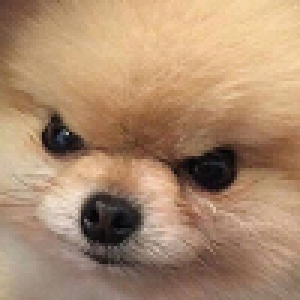
#> input picture 資料分析與實務作業/0407/dog.jpg, 100 x 100 px (shown 3 times larger)
$ python 5.py
#> lines starting #> are read from the running program, lines starting #| are printed output that depends on the picture
from PIL import Image

pict = Image.open('dog.jpg')
#> pict is the input picture: PIL image 100x100 RGBA; mean R, G, B, A 171.9, 139.3, 110.4, 255
newPict = Image.new('RGB',(800+100, 400+100),'Yellow')
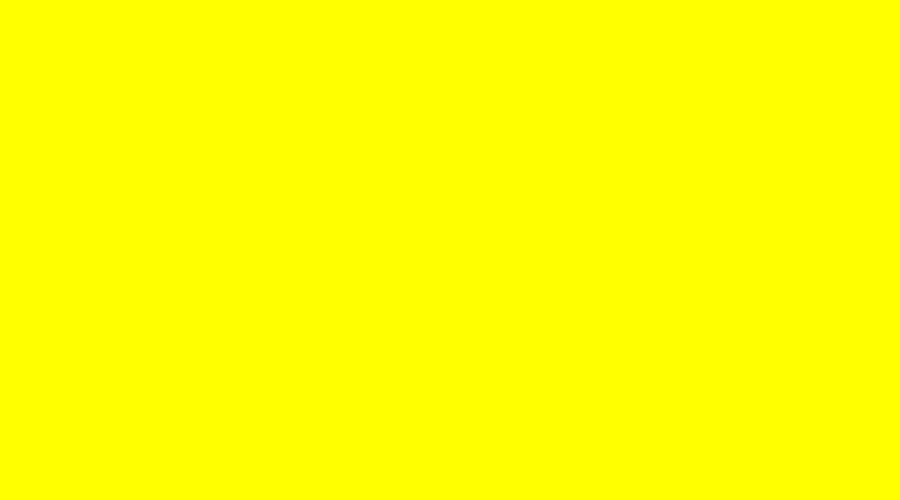
#> newPict: PIL image 900x500 RGB; mean R, G, B 255, 255, 0
for x in range(0, 8):
    for y in range(0, 4):
        newPict.paste(pict, (50+100*x, 50+100*y))
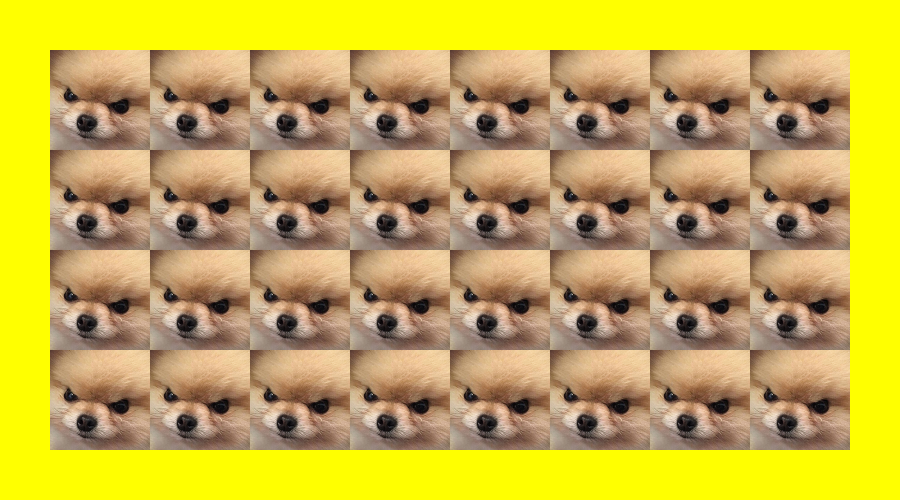
#> newPict: PIL image 900x500 RGB; mean R, G, B 195.9, 172.7, 78.5
newPict.save('5xxx.jpg')

$ run again, with 資料分析與實務作業/0407/路思義.jpg copied over 資料分析與實務作業/0407/dog.jpg
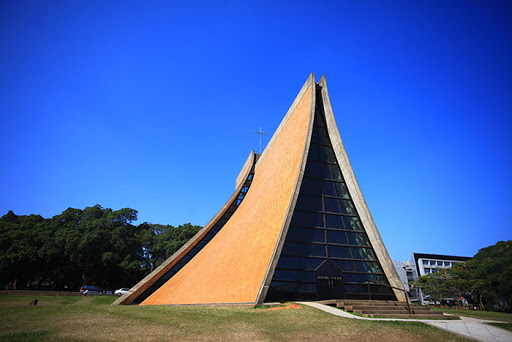
#> input picture 資料分析與實務作業/0407/路思義.jpg, 512 x 342 px
#> pict is the input picture: PIL image 512x342 RGB; mean R, G, B 66.3, 98.1, 169.5
#> after the loop `for x in range(0, 8):`:
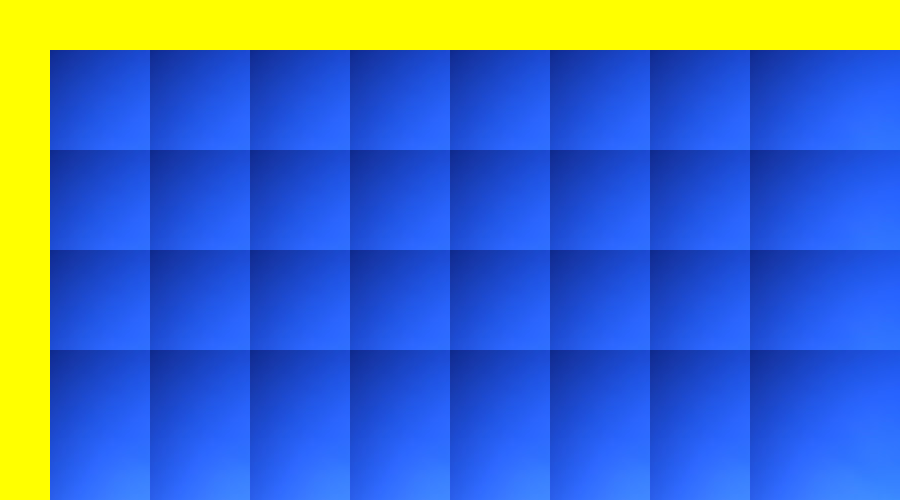
#> newPict: PIL image 900x500 RGB; mean R, G, B 66.9, 109.4, 187.6
